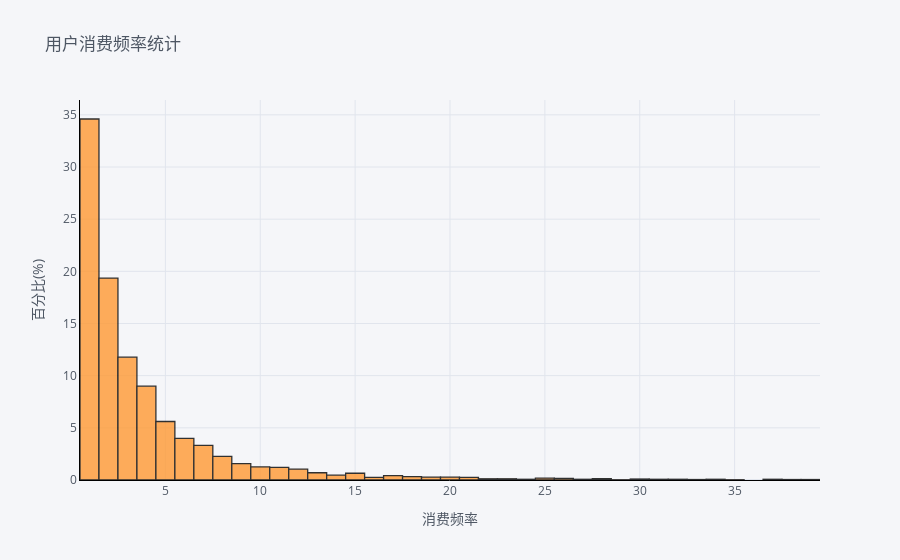

Notebook code for this chart:
### Code cell
F[F<40].iplot(kind='hist',
        bins=40,
        xTitle='消费频率',
        linecolor='black',
        histnorm='percent',
        yTitle='百分比(%)',
        title='用户消费频率统计')

### Figure 1 — Plotly figure (JSON) as saved in the notebook; plotly's stock layout.template omitted (floating-point values rounded to 4 significant figures; data arrays with more than 128 entries replaced by an {"elided": "..."} marker saying what was removed)
{"data": [{"histfunc": "count", "histnorm": "percent", "marker": {"color": "rgba(255, 153, 51, 1.0)", "line": {"color": "#000000", "width": 1.3}}, "name": "InvoiceNo", "nbinsx": 40, "opacity": 0.8, "orientation": "v", "type": "histogram", "x": {"elided": "4339 int values"}}], "layout": {"barmode": "overlay", "legend": {"bgcolor": "#F5F6F9", "font": {"color": "#4D5663"}}, "paper_bgcolor": "#F5F6F9", "plot_bgcolor": "#F5F6F9", "title": {"font": {"color": "#4D5663"}, "text": "用户消费频率统计"}, "xaxis": {"gridcolor": "#E1E5ED", "linecolor": "black", "showgrid": true, "tickfont": {"color": "#4D5663"}, "title": {"font": {"color": "#4D5663"}, "text": "消费频率"}, "zerolinecolor": "#E1E5ED"}, "yaxis": {"gridcolor": "#E1E5ED", "linecolor": "black", "showgrid": true, "tickfont": {"color": "#4D5663"}, "title": {"font": {"color": "#4D5663"}, "text": "百分比(%)"}, "zerolinecolor": "#E1E5ED"}}}
